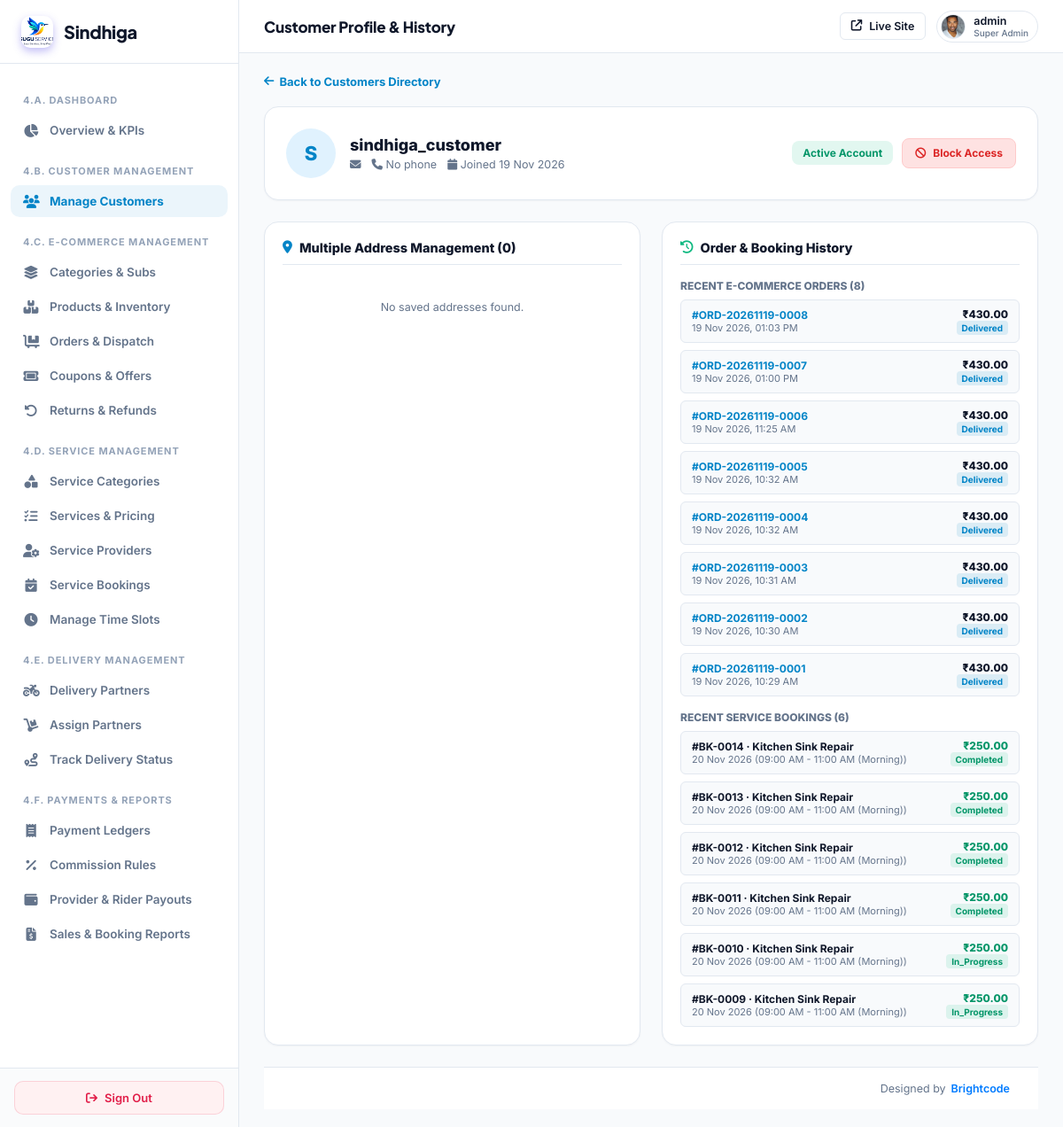
The app's page /super-admin/customers/131/ (signed in), older data.
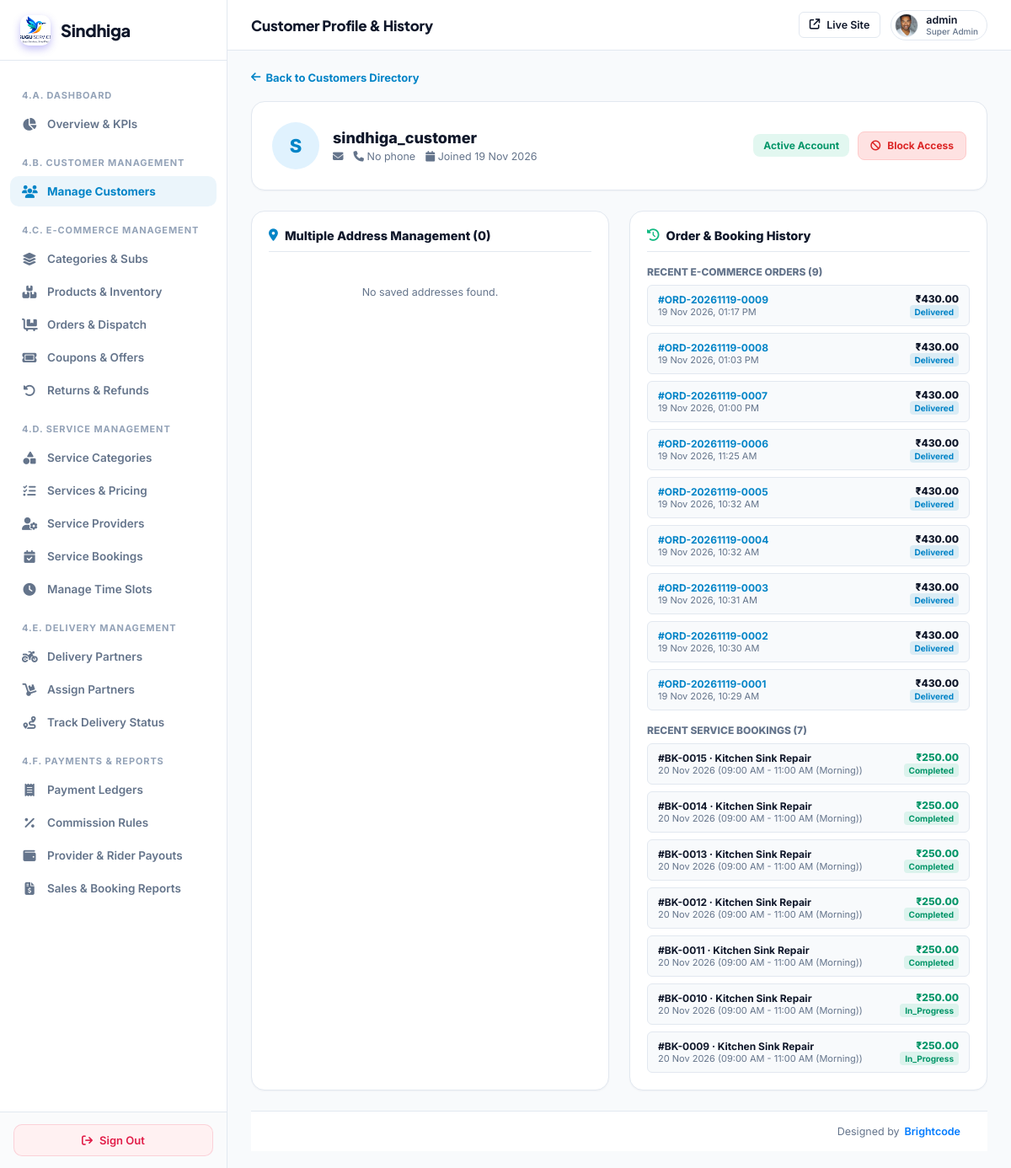
The same page, newer data.
### myapp/models.py (models this page shows, shortened)
class ProductOrder(models.Model):
    STATUS_CHOICES = (
        ('PENDING', 'Order Placed / Pending Confirmation'),
        ('CONFIRMED', 'Confirmed by Admin'),
        ('PACKED', 'Packed & Ready for Dispatch'),
        ('ASSIGNED', 'Assigned to Delivery Partner'),
        ('PICKED_UP', 'Picked Up by Delivery Partner'),
        ('OUT_FOR_DELIVERY', 'Out for Delivery'),
        ('DELIVERED', 'Delivered'),
        ('CANCELLED', 'Cancelled'),
        ('RETURN_REQUESTED', 'Return Requested'),
        ('RETURNED', 'Returned & Refunded'),
    )
    ASSIGNMENT_STATUS_CHOICES = (
        ('PENDING', 'Pending Partner Response'),
        ('ACCEPTED', 'Accepted by Delivery Partner'),
        ('REJECTED', 'Rejected by Delivery Partner'),
        ('COMPLETED', 'Delivery Completed'),
    )
    PAYMENT_METHOD_CHOICES = (
        ('COD', 'Cash on Delivery (COD)'),
        ('ONLINE', 'Online Payment (UPI/Card/NetBanking)'),
    )
    PAYMENT_STATUS_CHOICES = (
        ('PENDING', 'Pending'),
        ('PAID', 'Paid'),
        ('FAILED', 'Failed'),
        ('REFUNDED', 'Refunded'),
    )
    order_number = models.CharField(max_length=50, unique=True)
    customer = models.ForeignKey(CustomUser, on_delete=models.CASCADE, related_name='product_orders')
    delivery_partner = models.ForeignKey(CustomUser, on_delete=models.SET_NULL, null=True, blank=True, related_name='assigned_orders')
    shipping_address = models.ForeignKey(CustomerAddress, on_delete=models.SET_NULL, null=True, blank=True)
    customer_name = models.CharField(max_length=150)
    customer_phone = models.CharField(max_length=20)
    delivery_address_text = models.TextField()
    delivery_city = models.CharField(max_length=100, default='Ranchi')
    delivery_state = models.CharField(max_length=100, default='Jharkhand')
    delivery_pincode = models.CharField(max_length=20, default='834001')
    items_subtotal = models.DecimalField(max_digits=10, decimal_places=2, default=0.00)
    coupon = models.ForeignKey(Coupon, on_delete=models.SET_NULL, null=True, blank=True)
    coupon_discount = models.DecimalField(max_digits=10, decimal_places=2, default=0.00)
    delivery_fee = models.DecimalField(max_digits=10, decimal_places=2, default=0.00)
    total_amount = models.DecimalField(max_digits=10, decimal_places=2, default=0.00)
    payment_method = models.CharField(max_length=20, choices=PAYMENT_METHOD_CHOICES, default='COD')
    payment_status = models.CharField(max_length=20, choices=PAYMENT_STATUS_CHOICES, default='PENDING')
    transaction_id = models.CharField(max_length=100, blank=True, null=True)
    order_status = models.CharField(max_length=30, choices=STATUS_CHOICES, default='PENDING')
    delivery_assignment_status = models.CharField(max_length=20, choices=ASSIGNMENT_STATUS_CHOICES, default='PENDING')
    delivery_otp = models.CharField(max_length=6, blank=True, null=True)
    delivery_notes = models.TextField(blank=True, null=True)
    cancellation_reason = models.TextField(blank=True, null=True)
    created_at = models.DateTimeField(default=timezone.now)
    confirmed_at = models.DateTimeField(null=True, blank=True)
    packed_at = models.DateTimeField(null=True, blank=True)
    picked_up_at = models.DateTimeField(null=True, blank=True)
    delivered_at = models.DateTimeField(null=True, blank=True)
    updated_at = models.DateTimeField(auto_now=True)
    class Meta:
        ordering = ['-created_at']

class ServiceBooking(models.Model):
    STATUS_CHOICES = (
        ('pending', 'Pending Provider Assignment'),
        ('assigned', 'Provider Assigned / Awaiting Acceptance'),
        ('accepted', 'Accepted by Provider'),
        ('rejected', 'Rejected by Provider (Needs Reassignment)'),
        ('heading', 'Provider Heading to Location'),
        ('in_progress', 'Service In Progress'),
        ('completed', 'Service Completed'),
        ('cancelled', 'Booking Cancelled'),
    )
    customer = models.ForeignKey(CustomUser, on_delete=models.CASCADE, related_name='customer_bookings')
    vendor = models.ForeignKey(CustomUser, on_delete=models.SET_NULL, null=True, blank=True, related_name='vendor_bookings')
    quick_service = models.ForeignKey(QuickService, on_delete=models.SET_NULL, null=True, related_name='bookings')
    package_name = models.CharField(max_length=255)
    total_amount = models.DecimalField(max_digits=10, decimal_places=2)
    scheduled_date = models.DateField()
    scheduled_time = models.TimeField(null=True, blank=True)
    time_slot = models.CharField(max_length=100, blank=True, null=True, help_text="e.g. 10:00 AM - 12:00 PM")
    service_address = models.TextField()
    status = models.CharField(max_length=25, choices=STATUS_CHOICES, default='pending')
    rejection_reason = models.TextField(blank=True, null=True)
    customer_notes = models.TextField(blank=True, null=True)
    otp_code = models.CharField(max_length=6, blank=True, null=True)
    payment_status = models.CharField(max_length=20, default='pending', choices=[('pending', 'Pending'), ('paid', 'Paid'), ('failed', 'Failed')])
    payment_method = models.CharField(max_length=50, blank=True, null=True)
    transaction_reference = models.CharField(max_length=100, blank=True, null=True)
    additional_charges = models.DecimalField(max_digits=10, decimal_places=2, default=0.00)
    additional_notes = models.TextField(blank=True, null=True)
    completed_at = models.DateTimeField(null=True, blank=True)
    created_at = models.DateTimeField(default=timezone.now)
    updated_at = models.DateTimeField(auto_now=True)
    @property
    def service_provider(self):
        return self.vendor
    @property
    def booking_number(self):
        return f"BK-{self.id:04d}"
    @property
    def service_title(self):
        if self.quick_service:
            return self.quick_service.title
        return self.package_name or "Service Booking"
    @property
    def booking_date(self):
        return self.scheduled_date
    @property
    def booking_time_slot(self):
        return self.time_slot

class QuickService(models.Model):
    STATUS_CHOICES = (
        ('active', 'Active'),
        ('paused', 'Paused'),
        ('draft', 'Draft'),
    )
    vendor = models.ForeignKey(CustomUser, on_delete=models.CASCADE, related_name='vendor_services')
    title = models.CharField(max_length=255)
    category = models.ForeignKey('Category', on_delete=models.SET_NULL, null=True, blank=True)
    subcategory = models.ForeignKey('SubCategory', on_delete=models.SET_NULL, null=True, blank=True, related_name='quick_services')
    description = models.TextField(blank=True, null=True)
    base_price = models.DecimalField(max_digits=10, decimal_places=2, default=0.00)
    service_packages = models.JSONField(default=list, blank=True, null=True, help_text="List of packages/variants e.g. [{'name': 'Haircut', 'price': 150}]")
    location = models.ForeignKey('Location', on_delete=models.SET_NULL, null=True, blank=True)
    latitude = models.DecimalField(max_digits=9, decimal_places=6, null=True, blank=True, help_text="Vendor service latitude")
    longitude = models.DecimalField(max_digits=9, decimal_places=6, null=True, blank=True, help_text="Vendor service longitude")
    locality = models.CharField(max_length=255, null=True, blank=True, help_text="Colony/Locality name e.g. Lalpur, Doranda")
    service_radius_km = models.FloatField(default=10.0, help_text="Maximum service radius in km (default 10km)")
    image = models.ImageField(upload_to='quick_services/', null=True, blank=True)
    image_url = models.CharField(max_length=500, null=True, blank=True, help_text="Direct or preset image URL")
    inclusions = models.JSONField(default=list, blank=True, null=True, help_text="List of inclusions")
    exclusions = models.JSONField(default=list, blank=True, null=True, help_text="List of exclusions")
    tags = models.CharField(max_length=255, blank=True, null=True)
    gender = models.CharField(max_length=20, choices=(('women', 'Women Only'), ('men', 'Men Only'), ('all', 'Unisex / All')), default='all')
    delivery_mode = models.CharField(max_length=20, choices=(('home', 'At-Home Service'), ('parlour', 'In-Salon / Parlour Visit'), ('both', 'Both At-Home & Parlour')), default='both')
    duration = models.CharField(max_length=50, blank=True, null=True, default='45 mins')
    brand_name = models.CharField(max_length=150, blank=True, null=True, help_text="Product brand used e.g. O3+, L'Oreal, Kerastase, Philips")
    is_mono_pack = models.BooleanField(default=False, help_text="100% Sealed Single-Dose Mono Pack used")
    parlour_name = models.CharField(max_length=200, blank=True, null=True, help_text="Salon / Parlour branch name if in-salon service")
    status = models.CharField(max_length=20, choices=STATUS_CHOICES, default='active')
    created_at = models.DateTimeField(default=timezone.now)
    @property
    def user(self):
        """Backward-compatibility alias for vendor"""
        return self.vendor
    @property
    def budget(self):
        """Backward-compatibility alias for base_price"""
        return self.base_price

### myapp/sindhiga_superadmin_canonical_views.py (the view)
# urls.py: path('super-admin/customers/<int:user_id>/', canon_admin.super_admin_customer_detail, name='super_admin_customer_detail'),
@user_passes_test(super_admin_check, login_url='/super-admin/login/')
def super_admin_customer_detail(request, user_id):
    customer = get_object_or_404(CustomUser.objects.select_related('user_profile'), pk=user_id, role__in=['CUSTOMER', 'USER'])
    addresses = CustomerAddress.objects.filter(user=customer)
    orders = ProductOrder.objects.filter(customer=customer).order_by('-created_at')[:10]
    bookings = ServiceBooking.objects.filter(customer=customer).order_by('-created_at')[:10]
    return render(request, 'superadmin/customer_detail.html', {
        'customer': customer,
        'addresses': addresses,
        'orders': orders,
        'bookings': bookings
    })

### myapp/sindhiga_superadmin_canonical_views.py (called while the page is built)
def super_admin_check(user):
    return user.is_authenticated and (user.is_superuser or user.is_staff or getattr(user, 'role', '') == 'ADMIN')

### templates/superadmin/customer_detail.html (shortened to what the changed rows need)
{% extends 'superadmin/base.html' %}
{% block content %}
<div class="card" style="padding: 24px; margin-bottom: 24px; display: flex; flex-wrap: wrap; justify-content: space-between; align-items: center; gap: 16px;">
  <div style="display: flex; align-items: center; gap: 16px;">
    <div>
      <h2 style="font-size: 18px; font-weight: 800; color: var(--text-main); margin: 0;">
        {{ customer.get_full_name|default:customer.username }}
      </h2>
    </div>
  </div>
</div>
<div style="display: grid; grid-template-columns: repeat(auto-fit, minmax(360px, 1fr)); gap: 24px;">
  <div class="card" style="padding: 20px;">
    <div style="margin-bottom: 16px;">
      <h4 style="font-size: 12px; font-weight: 800; text-transform: uppercase; color: var(--text-muted); margin: 0 0 8px;">Recent E-Commerce Orders ({{ orders.count }})</h4>
      <div style="display: flex; flex-direction: column; gap: 8px;">
        {% for o in orders %}
        <div style="display: flex; justify-content: space-between; align-items: center; padding: 8px 12px; background: #f8fafc; border: 1px solid var(--border); border-radius: 6px; font-size: 12px;">
          <div>
            <a href="{% url 'super_admin_ecom_order_detail' o.id %}" style="font-weight: 700; color: var(--accent); text-decoration: none;">#{{ o.order_number }}</a>
            <div style="font-size: 11px; color: var(--text-muted);">{{ o.created_at|date:"d M Y, h:i A" }}</div>
          </div>
          <div style="text-align: right;">
            <div style="font-weight: 800; color: var(--text-main);">₹{{ o.total_amount }}</div>
            <span class="badge" style="font-size: 10px; padding: 2px 6px; border-radius: 4px; background: rgba(2,132,199,0.12); color: #0284c7;">{{ o.get_order_status_display }}</span>
          </div>
        </div>
        {% empty %}
        <div style="font-size: 12px; color: var(--text-muted); padding: 8px 0;">No e-commerce orders placed yet.</div>
        {% endfor %}
      </div>
    </div>
    <div>
      <h4 style="font-size: 12px; font-weight: 800; text-transform: uppercase; color: var(--text-muted); margin: 0 0 8px;">Recent Service Bookings ({{ bookings.count }})</h4>
      <div style="display: flex; flex-direction: column; gap: 8px;">
        {% for b in bookings %}
        <div style="display: flex; justify-content: space-between; align-items: center; padding: 8px 12px; background: #f8fafc; border: 1px solid var(--border); border-radius: 6px; font-size: 12px;">
          <div>
            <span style="font-weight: 700; color: var(--text-main);">#{{ b.booking_number }} · {{ b.service_title|truncatechars:24 }}</span>
            <div style="font-size: 11px; color: var(--text-muted);">{{ b.booking_date|date:"d M Y" }} ({{ b.booking_time_slot }})</div>
          </div>
          <div style="text-align: right;">
            <div style="font-weight: 800; color: #059669;">₹{{ b.total_amount }}</div>
            <span class="badge" style="font-size: 10px; padding: 2px 6px; border-radius: 4px; background: rgba(16,185,129,0.12); color: #059669;">{{ b.status|title }}</span>
          </div>
        </div>
        {% empty %}
        <div style="font-size: 12px; color: var(--text-muted); padding: 8px 0;">No home service bookings yet.</div>
        {% endfor %}
      </div>
    </div>
  </div>
</div>
{% endblock %}

Row changes from the older to the newer data that the page shows:
added ProductOrder: order_number "ORD-20261119-0009", created_at "19 Nov 2026, 01:17 PM", total_amount "430.00", order_status "Delivered"
added ServiceBooking: booking_number "BK-0015", service_title "Kitchen Sink Repair", booking_date "20 Nov 2026", booking_time_slot "09:00 AM - 11:00 AM (Morning)", total_amount "250.00", status "Completed"
Text that changed along with them:
{{ orders.count }}: "8" → "9"
{{ bookings.count }}: "6" → "7"
